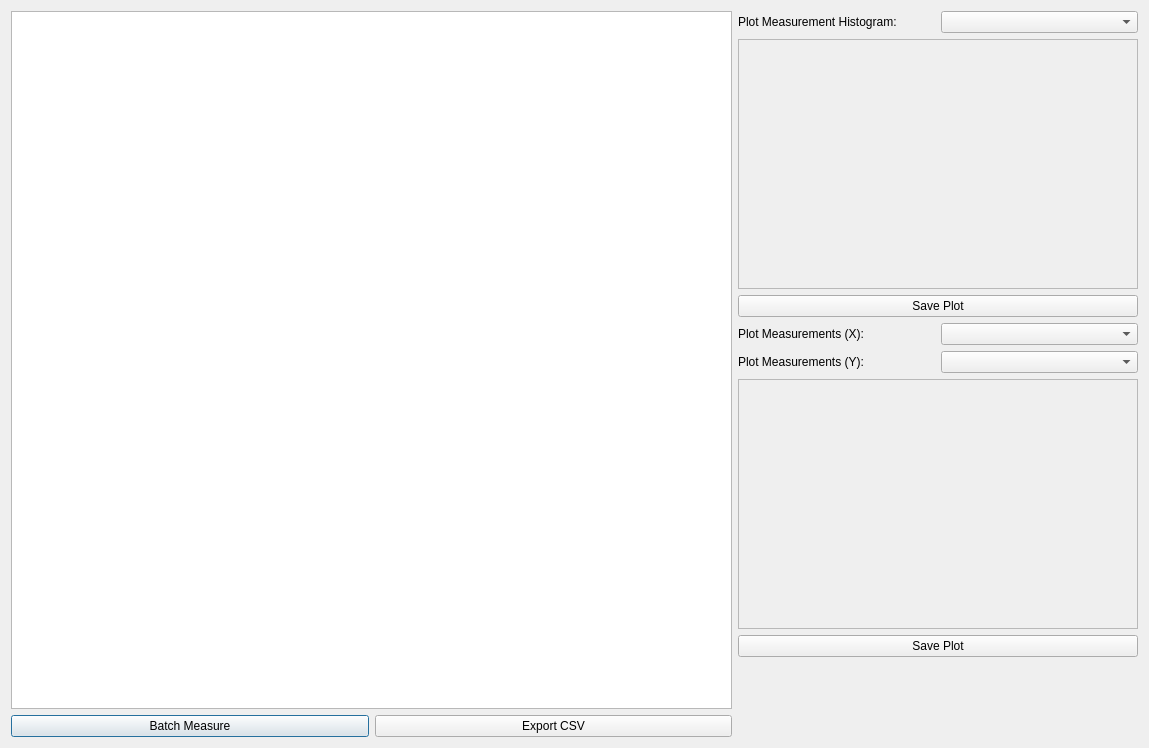
<?xml version="1.0" encoding="UTF-8"?>
<ui version="4.0">
 <class>Dialog</class>
 <widget class="QDialog" name="Dialog">
  <property name="geometry">
   <rect>
    <x>0</x>
    <y>0</y>
    <width>1149</width>
    <height>748</height>
   </rect>
  </property>
  <property name="windowTitle">
   <string>Geometric Features</string>
  </property>
  <layout class="QHBoxLayout" name="horizontalLayout_5">
   <item>
    <layout class="QVBoxLayout" name="verticalLayout">
     <item>
      <widget class="QTableWidget" name="tableWidget"/>
     </item>
     <item>
      <layout class="QHBoxLayout" name="horizontalLayout_4">
       <item>
        <widget class="QPushButton" name="pushButtonBatchMeasure">
         <property name="text">
          <string>Batch Measure</string>
         </property>
        </widget>
       </item>
       <item>
        <widget class="QPushButton" name="pushButtonExportCSV">
         <property name="text">
          <string>Export CSV</string>
         </property>
        </widget>
       </item>
      </layout>
     </item>
    </layout>
   </item>
   <item>
    <layout class="QVBoxLayout" name="verticalLayout_2">
     <item>
      <layout class="QHBoxLayout" name="horizontalLayout">
       <item>
        <widget class="QLabel" name="label">
         <property name="text">
          <string>Plot Measurement Histogram:</string>
         </property>
        </widget>
       </item>
       <item>
        <widget class="QComboBox" name="comboBoxPlotMeasurements"/>
       </item>
      </layout>
     </item>
     <item>
      <widget class="QFrame" name="framePlotHist">
       <property name="sizePolicy">
        <sizepolicy hsizetype="Preferred" vsizetype="Preferred">
         <horstretch>0</horstretch>
         <verstretch>0</verstretch>
        </sizepolicy>
       </property>
       <property name="minimumSize">
        <size>
         <width>400</width>
         <height>250</height>
        </size>
       </property>
       <property name="frameShape">
        <enum>QFrame::StyledPanel</enum>
       </property>
       <property name="frameShadow">
        <enum>QFrame::Raised</enum>
       </property>
      </widget>
     </item>
     <item>
      <widget class="QPushButton" name="pushButtonSavePlotHist">
       <property name="text">
        <string>Save Plot</string>
       </property>
      </widget>
     </item>
     <item>
      <layout class="QHBoxLayout" name="horizontalLayout_2">
       <item>
        <widget class="QLabel" name="label_2">
         <property name="text">
          <string>Plot Measurements (X):</string>
         </property>
        </widget>
       </item>
       <item>
        <widget class="QComboBox" name="comboBoxPlotMeasurements2D_x"/>
       </item>
      </layout>
     </item>
     <item>
      <layout class="QHBoxLayout" name="horizontalLayout_3">
       <item>
        <widget class="QLabel" name="label_3">
         <property name="text">
          <string>Plot Measurements (Y):</string>
         </property>
        </widget>
       </item>
       <item>
        <widget class="QComboBox" name="comboBoxPlotMeasurements2D_y"/>
       </item>
      </layout>
     </item>
     <item>
      <widget class="QFrame" name="framePlotHist2D">
       <property name="sizePolicy">
        <sizepolicy hsizetype="Preferred" vsizetype="Preferred">
         <horstretch>0</horstretch>
         <verstretch>0</verstretch>
        </sizepolicy>
       </property>
       <property name="minimumSize">
        <size>
         <width>400</width>
         <height>250</height>
        </size>
       </property>
       <property name="frameShape">
        <enum>QFrame::StyledPanel</enum>
       </property>
       <property name="frameShadow">
        <enum>QFrame::Raised</enum>
       </property>
      </widget>
     </item>
     <item>
      <widget class="QPushButton" name="pushButtonSavePlotHist2D">
       <property name="text">
        <string>Save Plot</string>
       </property>
      </widget>
     </item>
     <item>
      <spacer name="verticalSpacer">
       <property name="orientation">
        <enum>Qt::Vertical</enum>
       </property>
       <property name="sizeHint" stdset="0">
        <size>
         <width>297</width>
         <height>13</height>
        </size>
       </property>
      </spacer>
     </item>
    </layout>
   </item>
  </layout>
 </widget>
 <resources/>
 <connections/>
</ui>
